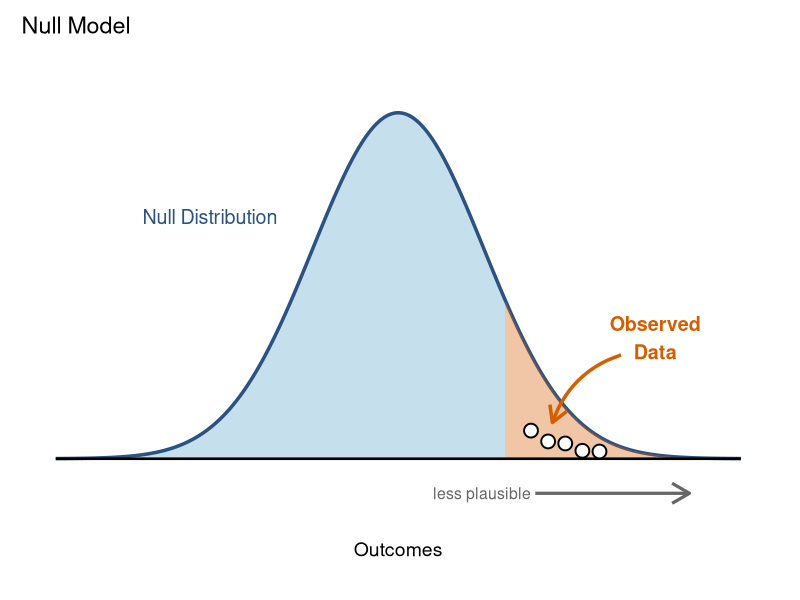
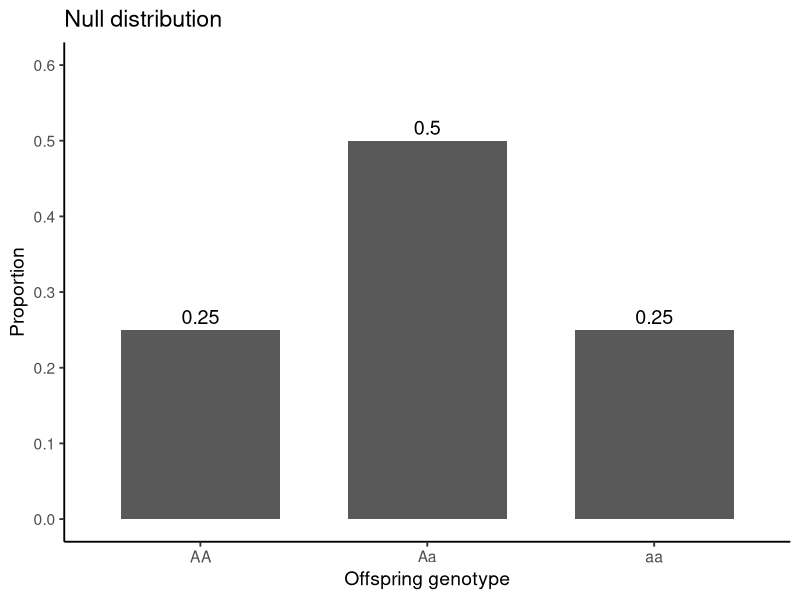

These figures' R source, in order:
## ---- chunk 1
#| label: fig-null-model-tail
#| fig-cap: "A null model produces a distribution of plausible outcomes under random variation alone. When observed results fall in the shaded extreme tail of this distribution, those outcomes are less plausible under the null model."
#| fig-alt: "A stylized null-model plot showing a smooth blue normal distribution labeled “Null Distribution.” The right tail of the distribution is shaded in orange and labeled “Observed Data,” with an arrow pointing from the label to the shaded region. Several white circular points appear in the shaded tail to represent observed outcomes. A horizontal baseline represents the x-axis labeled “Outcomes,” and a gray arrow beneath the axis points to the right with the label “less plausible,” indicating that values farther to the right are increasingly unlikely under the null model. The y-axis has no labels or ticks."
#| fig-width: 7
#| fig-height: 5

library(ggplot2)
library(dplyr)

# ---- Parameters ----
mu <- 0
sigma <- 1
tail_cut <- 1.25
tail_color <- "#d55e00"  # tail fill + label + arrow
curve_fill <- "#9ecae1"  # distribution fill
curve_line <- "#2c5282"  # distribution outline + "Null Model" label

# ---- Null distribution ----
x <- seq(mu - 4*sigma, mu + 4*sigma, length.out = 5000)
df <- tibble(
  x = x,
  y = dnorm(x, mu, sigma),
  in_tail = x >= tail_cut
)

# Example observed test statistics (unlabeled circles)
set.seed(275)
pts <- tibble(
  x = c(1.55, 1.75, 1.95, 2.15, 2.35),
  y = dnorm(x, mu, sigma) * runif(5, 0.15, 0.35)
)

ymax <- max(df$y)
xmin <- min(df$x)
xmax <- max(df$x)

ggplot(df, aes(x, y)) +

  # Filled null distribution
  geom_area(
    data = df |> filter(!in_tail),
    fill = curve_fill, 
    alpha = 0.6, 
    color = NA
  ) +
  geom_line(color = curve_line, linewidth = 1.2) +

  # Highlighted right tail
  geom_area(
    data = df |> filter(in_tail),
    fill = tail_color,
    alpha = 0.35,
    color = NA
  ) +

  # Horizontal x-axis line at y = 0
  annotate(
    "segment",
    x = xmin, xend = xmax,
    y = 0, yend = 0,
    color = "black",
    linewidth = 0.9
  ) +

  # Null model label (blue like the curve)
  annotate(
    "text",
    x = mu - 2.2*sigma,
    y = ymax * 0.70,
    label = "Null Distribution",
    color = curve_line,
    size = 5
  ) +

  # Observed circles in the tail
  geom_point(
    data = pts,
    aes(x, y),
    inherit.aes = FALSE,
    shape = 21,
    fill = "white",
    color = "black",
    stroke = 1,
    size = 4
  ) +

  # Observed Data label + arrow (same color as tail)
  annotate(
    "text",
    x = mu + 3.0*sigma,
    y = ymax * 0.35,
    label = "Observed\nData",
    color = tail_color,
    fontface = "bold",
    size = 5,
    hjust = 0.5
  ) +
  annotate(
    "curve",
    x = mu + 2.6*sigma,
    y = ymax * 0.30,
    xend = mu + 1.8*sigma,
    yend = dnorm(mu + 2.1*sigma, mu, sigma) * 0.95,
    curvature = 0.25,
    color = tail_color,
    linewidth = 1.2,
    arrow = arrow(length = unit(0.18, "inches"))
  ) +

  # X-axis label + arrow under the axis line
  labs(title = "Null Model", x = "Outcomes", y = NULL) +
  annotate(
    "segment",
    x = mu + 1.6*sigma,
    xend = mu + 3.4*sigma,
    y = -ymax * 0.10,
    yend = -ymax * 0.10,
    color = "grey40",
    linewidth = 1.1,
    arrow = arrow(length = unit(0.20, "inches"))
  ) +
  annotate(
    "text",
    x = mu + 1.55*sigma,
    y = -ymax * 0.10,
    label = "less plausible",
    hjust = 1,
    vjust = 0.5,
    color = "grey40",
    size = 4
  ) +

  # Layout and theming (no grid; no y-axis; no x ticks/labels)
  coord_cartesian(ylim = c(-ymax * 0.15, ymax * 1.12)) +
  theme_classic(base_size = 14) +
  theme(
    panel.grid = element_blank(),
    axis.title.y = element_blank(),
    axis.text.y  = element_blank(),
    axis.ticks.y = element_blank(),
    axis.line.y  = element_blank(),

    axis.text.x  = element_blank(),
    axis.ticks.x = element_blank(),
    axis.line.x  = element_blank(),  # we drew our own axis line at y=0

    plot.margin = margin(12, 18, 28, 12)
  )


## ---- chunk 2
#| label: fig-genotype-null-distribution
#| fig-cap: "Null distribution for offspring genotypes under Mendelian inheritance from a heterozygote cross (Aa × Aa)."
#| fig-alt: "Bar chart labeled 'Null distribution' showing expected genotype proportions under a heterozygote cross: AA at 0.25, Aa at 0.50, and aa at 0.25."
#| fig-width: 5
#| fig-height: 3

library(ggplot2)
library(dplyr)

null_df <- tibble::tibble(
  genotype = factor(c("AA", "Aa", "aa"), levels = c("AA", "Aa", "aa")),
  proportion = c(0.25, 0.50, 0.25)
)

ggplot(null_df, aes(x = genotype, y = proportion)) +
  geom_col(width = 0.7) +
  geom_text(aes(label = proportion), vjust = -0.4, size = 5) +
  scale_y_continuous(limits = c(0, 0.6), breaks = seq(0, 0.6, by = 0.1)) +
  labs(
    title = "Null distribution",
    x = "Offspring genotype",
    y = "Proportion"
  ) +
  theme_classic(base_size = 14)

